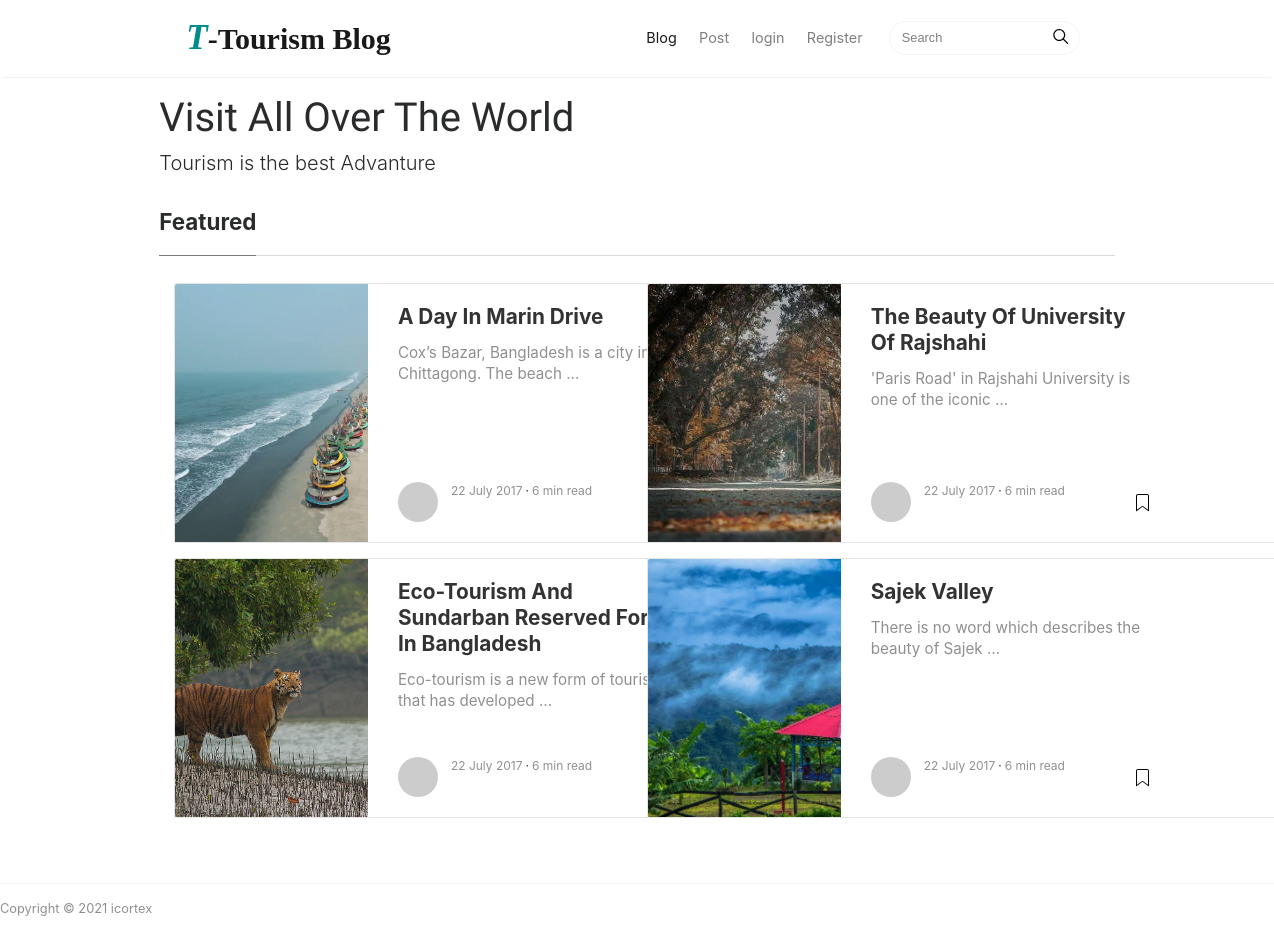
The app's page /blogs, older data.
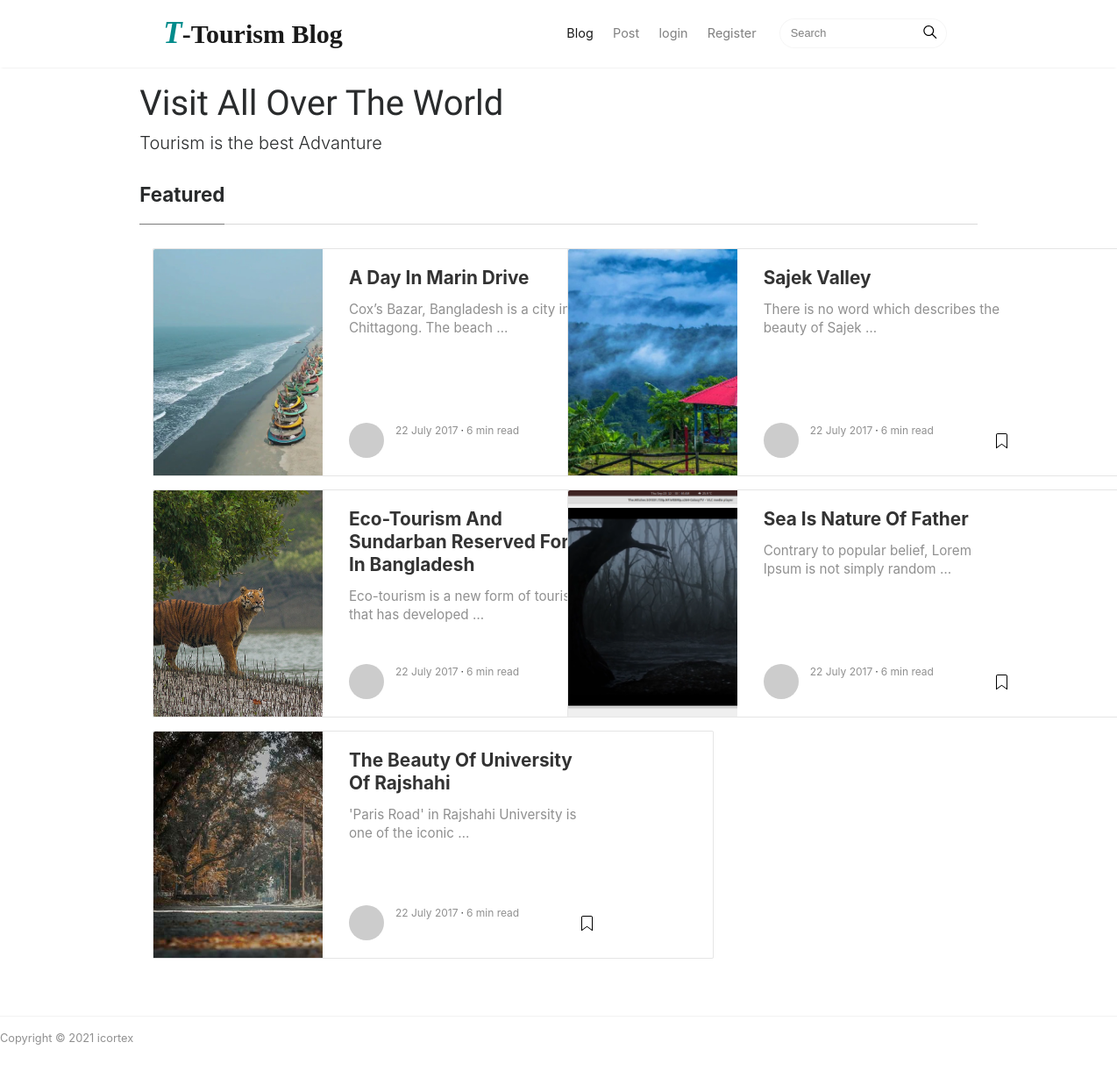
The same page, newer data.
### myapp/models.py (models this page shows, shortened)
class Tourism(models.Model):
    place = models.CharField(max_length=200,blank=True,null=True)
    title = models.CharField(max_length=400)
    image = models.ImageField(null = True,blank = True,upload_to='images/')
    details = RichTextUploadingField()

### myapp/views.py (the view)
# urls.py: path('blogs',views.allBlog,name='blogs'),
def allBlog(request):
    blogs = Tourism.objects.all()
    context = {'blogs':blogs}
    return  render(request,'myapp/blogs.html',context)

### templates/myapp/blogs.html (shortened to what this page needs)
{% load static %}
<!DOCTYPE html>
<html lang="en">
<head>
<link href="{% static 'myapp/css/bootstrap.min.css' %}" rel="stylesheet">
<link href="https://maxcdn.bootstrapcdn.com/font-awesome/4.7.0/css/font-awesome.min.css" rel="stylesheet">
<link rel="stylesheet" href="{% static 'myapp/css/main.css' %}">
<link href="{% static 'myapp/css/mediumish.css' %}" rel="stylesheet">
</head>
<body>
<nav class="navbar navbar-toggleable-md navbar-light bg-white fixed-top mediumnavigation">
<div class="container w-75 mx-auto">
	<a class="navbar-brand" style="font-family: Georgia, 'Times New Roman', Times, serif;font-weight: bolder;font-size: 30px;" href="{% url 'home' %}">
	<span style="color:darkcyan;font-size: 35px;font-style: italic;" > T</span>-Tourism Blog
	</a>
	<div class="collapse navbar-collapse" id="navbarsExampleDefault">
		<ul class="navbar-nav ml-auto">
			<li class="nav-item active">
			<a class="nav-link" href="index.html">Blog <span class="sr-only">(current)</span></a>
			</li>
			<li class="nav-item">
			<a class="nav-link" href="{% url 'addrapist' %}">Post</a>
			</li>
			{% if user.is_authenticated%}
			<li class="nav-item">
				<a class="nav-link" href="#">{{user.username}}</a>
				</li>
			<li class="nav-item">
				<a class="nav-link" href="{% url 'logout' %}">logout</a>
			</li>
			{% else %}
			<li class="nav-item">
				<a class="nav-link" href="{% url 'login' %}">login</a>
			</li>
			<li class="nav-item">
				<a class="nav-link" href="{% url 'register' %}">Register</a>
			</li>
			{% endif%}
		</ul>
		<form class="form-inline my-2 my-lg-0">
			<input class="form-control mr-sm-2" type="text" placeholder="Search">
			<span class="search-icon"><svg class="svgIcon-use" width="25" height="25" viewbox="0 0 25 25"><path d="M20.067 18.933l-4.157-4.157a6 6 0 1 0-.884.884l4.157 4.157a.624.624 0 1 0 .884-.884zM6.5 11c0-2.62 2.13-4.75 4.75-4.75S16 8.38 16 11s-2.13 4.75-4.75 4.75S6.5 13.62 6.5 11z"></path></svg></span>
		</form>
	</div>
</div>
</nav>
<div class="w-75 mx-auto">
	<div class="mainheading">
		<h1 class="sitetitle">Visit All Over The World</h1>
		<p class="lead">
			Tourism is the best Advanture
		</p>
	</div>
	<section class="featured-posts">
	<div class="section-title">
		<h2><span>Featured</span></h2>
	</div>
		<div class="col-md-12">
			<div class="card-columns listfeaturedtag">
		{% for post in blogs %}
				<div class="card mr-1 shadow-lg bg-dark rounded" style="width: 40rem;">
					<div class="row">
						<div class="col-md-4 wrapthumbnail">
							<a href="post.html">
								<div class="thumbnail" style="background-image:url({{ post.image.url }});">
								</div>
							</a>
						</div>
						<div class="col-md-6">
							<div class="card-block">
								<h2 class="card-title"><a href="{% url 'rapist-detail' post.pk %}">{{post.title | title }}</a></h2>
								<h4 class="card-text">{{post.details|safe|truncatewords:10}}</h4>
									<div class="metafooter">
										<div class="wrapfooter">
											<span class="meta-footer-thumb">
											<a href="author.html"><img class="author-thumb" src="https://www.gravatar.com/avatar/e56154546cf4be74e393c62d1ae9f9d4?s=250&amp;d=mm&amp;r=x" alt="Sal"></a>
											</span>
											<span class="author-meta">
											<span class="post-date">22 July 2017</span><span class="dot"></span><span class="post-read">6 min read</span>
											</span>
											<span class="post-read-more"><a href="post.html" title="Read Story"></a></span>
										</div>
									</div>
							</div>
						</div>
					</div>
				</div>
				{% endfor %}
			</div>
		</div>
	</div>
	<div class="footer">
		<p class="pull-center">
			 Copyright &copy; 2021 icortex
		</p>
	</div>
</body>
</html>

Row changes from the older to the newer data that the page shows:
added Tourism: image (picture), title "Sea Is Nature Of Father", details "Contrary to popular belief, Lorem Ipsum is not simply random …"
